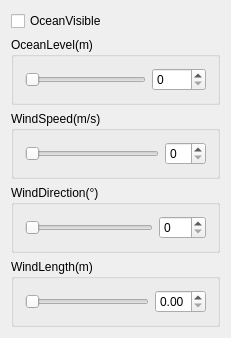
<?xml version="1.0" encoding="UTF-8"?>
<ui version="4.0">
 <class>ocean_set_widget</class>
 <widget class="QWidget" name="ocean_set_widget">
  <property name="geometry">
   <rect>
    <x>0</x>
    <y>0</y>
    <width>231</width>
    <height>280</height>
   </rect>
  </property>
  <property name="sizePolicy">
   <sizepolicy hsizetype="Expanding" vsizetype="Expanding">
    <horstretch>0</horstretch>
    <verstretch>0</verstretch>
   </sizepolicy>
  </property>
  <property name="windowTitle">
   <string>OceanSet</string>
  </property>
  <layout class="QVBoxLayout" name="verticalLayout">
   <item>
    <widget class="QCheckBox" name="ocean_visible_checkBox">
     <property name="text">
      <string>OceanVisible</string>
     </property>
    </widget>
   </item>
   <item>
    <widget class="QGroupBox" name="groupBox">
     <property name="title">
      <string>OceanLevel(m)</string>
     </property>
     <layout class="QHBoxLayout" name="horizontalLayout" stretch="4,1">
      <item>
       <widget class="QSlider" name="ocean_level_slider">
        <property name="sizePolicy">
         <sizepolicy hsizetype="Expanding" vsizetype="Expanding">
          <horstretch>0</horstretch>
          <verstretch>0</verstretch>
         </sizepolicy>
        </property>
        <property name="maximum">
         <number>2000</number>
        </property>
        <property name="singleStep">
         <number>1</number>
        </property>
        <property name="pageStep">
         <number>1</number>
        </property>
        <property name="orientation">
         <enum>Qt::Horizontal</enum>
        </property>
       </widget>
      </item>
      <item>
       <widget class="QSpinBox" name="ocean_level_spinBox">
        <property name="sizePolicy">
         <sizepolicy hsizetype="Fixed" vsizetype="Fixed">
          <horstretch>50</horstretch>
          <verstretch>0</verstretch>
         </sizepolicy>
        </property>
        <property name="maximum">
         <number>2000</number>
        </property>
        <property name="singleStep">
         <number>1</number>
        </property>
        <property name="value">
         <number>0</number>
        </property>
       </widget>
      </item>
     </layout>
    </widget>
   </item>
   <item>
    <widget class="QGroupBox" name="groupBox_2">
     <property name="title">
      <string>WindSpeed(m/s)</string>
     </property>
     <layout class="QHBoxLayout" name="horizontalLayout_5" stretch="0,1">
      <item>
       <widget class="QSlider" name="wind_speed_slider">
        <property name="sizePolicy">
         <sizepolicy hsizetype="Expanding" vsizetype="Expanding">
          <horstretch>0</horstretch>
          <verstretch>0</verstretch>
         </sizepolicy>
        </property>
        <property name="maximum">
         <number>20</number>
        </property>
        <property name="pageStep">
         <number>1</number>
        </property>
        <property name="orientation">
         <enum>Qt::Horizontal</enum>
        </property>
       </widget>
      </item>
      <item>
       <widget class="QSpinBox" name="wind_speed_spinBox">
        <property name="sizePolicy">
         <sizepolicy hsizetype="Fixed" vsizetype="Fixed">
          <horstretch>50</horstretch>
          <verstretch>0</verstretch>
         </sizepolicy>
        </property>
        <property name="maximum">
         <number>20</number>
        </property>
       </widget>
      </item>
     </layout>
    </widget>
   </item>
   <item>
    <widget class="QGroupBox" name="groupBox_3">
     <property name="title">
      <string>WindDirection(°)</string>
     </property>
     <layout class="QHBoxLayout" name="horizontalLayout_6" stretch="3,1">
      <item>
       <widget class="QSlider" name="wind_direction_slider">
        <property name="sizePolicy">
         <sizepolicy hsizetype="Expanding" vsizetype="Expanding">
          <horstretch>0</horstretch>
          <verstretch>0</verstretch>
         </sizepolicy>
        </property>
        <property name="maximum">
         <number>360</number>
        </property>
        <property name="pageStep">
         <number>1</number>
        </property>
        <property name="orientation">
         <enum>Qt::Horizontal</enum>
        </property>
       </widget>
      </item>
      <item>
       <widget class="QSpinBox" name="wind_direction_spinBox">
        <property name="sizePolicy">
         <sizepolicy hsizetype="Fixed" vsizetype="Fixed">
          <horstretch>0</horstretch>
          <verstretch>0</verstretch>
         </sizepolicy>
        </property>
        <property name="maximum">
         <number>360</number>
        </property>
       </widget>
      </item>
     </layout>
    </widget>
   </item>
   <item>
    <widget class="QGroupBox" name="groupBox_7">
     <property name="title">
      <string>WindLength(m)</string>
     </property>
     <layout class="QHBoxLayout" name="horizontalLayout_7" stretch="3,0">
      <item>
       <widget class="QSlider" name="wind_Lenght_slider">
        <property name="sizePolicy">
         <sizepolicy hsizetype="Expanding" vsizetype="Expanding">
          <horstretch>0</horstretch>
          <verstretch>0</verstretch>
         </sizepolicy>
        </property>
        <property name="maximum">
         <number>100</number>
        </property>
        <property name="singleStep">
         <number>0</number>
        </property>
        <property name="sliderPosition">
         <number>0</number>
        </property>
        <property name="orientation">
         <enum>Qt::Horizontal</enum>
        </property>
       </widget>
      </item>
      <item>
       <widget class="QDoubleSpinBox" name="wind_Lenght_doubleSpinBox">
        <property name="maximum">
         <double>1.000000000000000</double>
        </property>
        <property name="singleStep">
         <double>0.010000000000000</double>
        </property>
       </widget>
      </item>
     </layout>
    </widget>
   </item>
   <item>
    <spacer name="verticalSpacer">
     <property name="orientation">
      <enum>Qt::Vertical</enum>
     </property>
     <property name="sizeHint" stdset="0">
      <size>
       <width>20</width>
       <height>40</height>
      </size>
     </property>
    </spacer>
   </item>
  </layout>
 </widget>
 <layoutdefault spacing="6" margin="11"/>
 <resources/>
 <connections/>
</ui>
